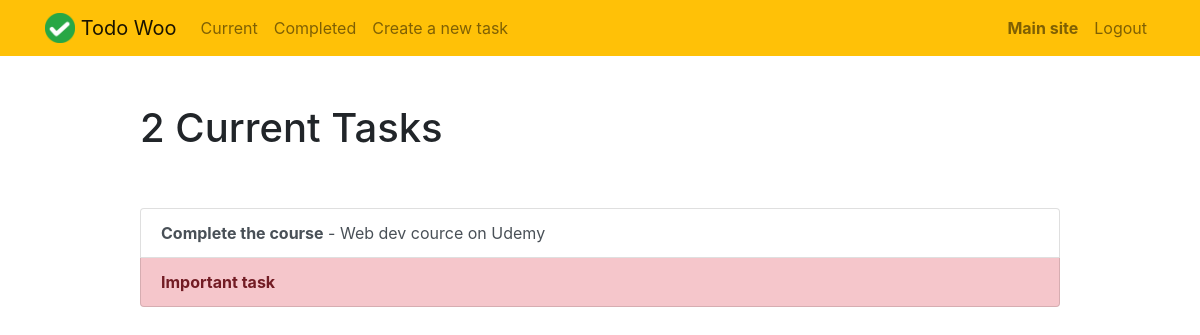
Screenshot of /todo/current/ (signed in) with the database file from the repository.
### apps/todo/models.py (models this page shows, shortened)
class ToDo(models.Model):
    created_at = models.DateTimeField(
        auto_now_add=True,
    )
    title = models.CharField(
        max_length=140,
    )
    description = models.TextField(
        null=True,
        blank=True,
    )
    status = models.CharField(
        max_length=16,
        choices=Status.choices,
        default=Status.TODO,
    )
    priority = models.IntegerField(
        choices=Priority.choices,
        default=Priority.MEDIUM,
    )
    deadline = models.DateField(
        null=True,
        blank=True,
    )
    completed_on = models.DateTimeField(
        null=True,
        blank=True,
    )
    assigned_to = models.ForeignKey(
        User,
        on_delete=models.CASCADE,
    )

### apps/todo/views.py (the view)
# urls.py: path('current/', views.current_todos, name='current_todos'),
@login_required(login_url='/todo/login/')
def current_todos(request):
    todos = ToDo.objects.filter(assigned_to=request.user, status='to_do')
    return render(request, 'todo/current_todos.html', {'todos': todos})

### templates/todo/current_todos.html
{% extends 'todo/todo_base.html' %}
{% block content %}
    <div class="row justify-content-center mt-5">
        <div class="col-md-10">
            {% if todos %}
                <h1>{{ todos.count }} Current Task{{ todos.count|pluralize }}</h1>
            {% else %}
                <h1>Current Todos</h1>
            {% endif %}
        </div>
    </div>
    <div class="row justify-content-center mt-5">
        <div class="col-md-10">
        {% if todos %}
            <div class="list-group">
                {% for todo in todos %}
                    <a href="{% url 'todo:view_todo' todo.id %}" class="list-group-item list-group-item-action{% if todo.priority == 1 %} list-group-item-danger{% endif %}">
                        <b>{{ todo.title }}</b>
                        {% if todo.description %} - {{ todo.description|truncatechars:30 }}{% endif %}
                    </a>
                {% endfor %}
            </div>
        {% else %}
            <div class="text-center">
                <h2>Looks like you don't have any todos! Nice work.</h2>
            <br>
            <a role="button" class="btn btn-primary" href="{% url 'todo:create_todo' %}">New Task</a>
            </div>
        {% endif %}
        </div>
    </div>
{% endblock %}

### rows the page displays
ToDo: title "Complete the course", description "Web dev cource on Udemy"
ToDo: title "Important task"

### other values shown
{{ todos.count }} "2"
